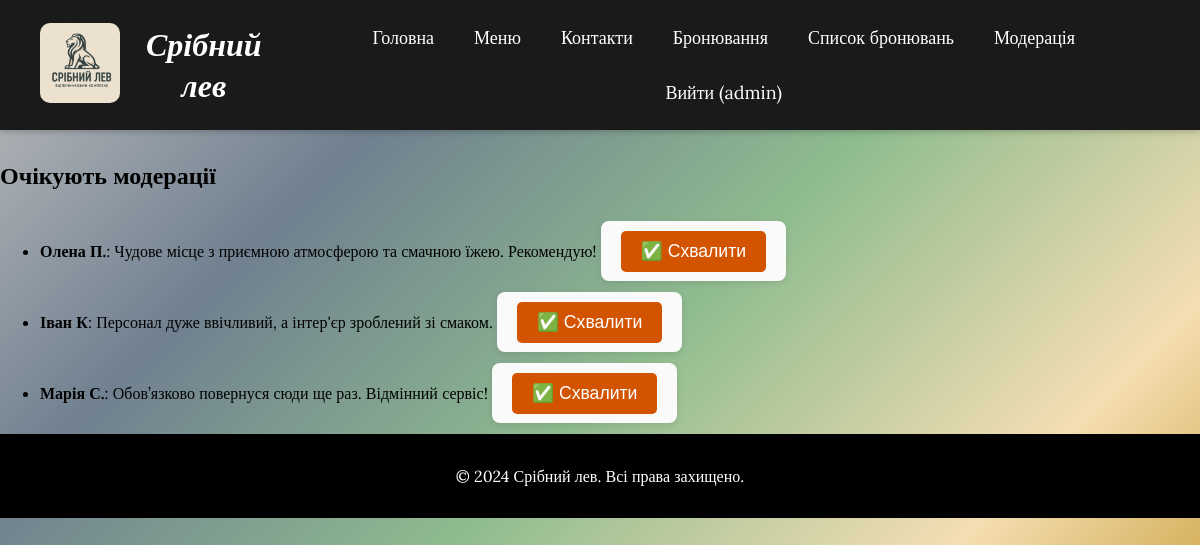
The app's page /moderate_reviews (signed in), older data.
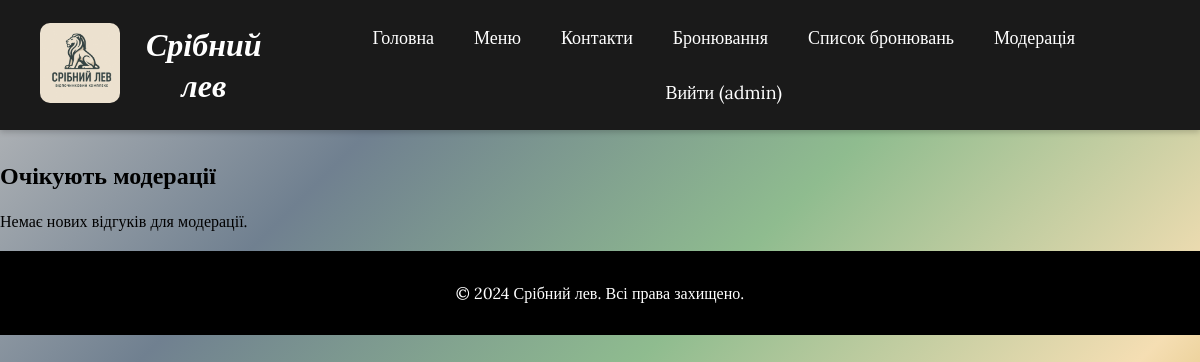
The same page, newer data.
### tables this page shows
CREATE TABLE reviews (
                id INTEGER PRIMARY KEY AUTOINCREMENT,
                name TEXT NOT NULL,
                text TEXT NOT NULL
            , approved INTEGER NOT NULL DEFAULT 0);

### app.py (the view)
@app.route('/moderate_reviews', methods=['GET', 'POST'])
@login_required
def moderate_reviews():
    if not current_user.is_admin:
        flash("Доступ заборонено!", "danger")
        return redirect(url_for('index'))
    conn = sqlite3.connect(DB)
    conn.row_factory = sqlite3.Row
    c = conn.cursor()
    if request.method == 'POST':
        review_id = request.form['review_id']
        c.execute("UPDATE reviews SET approved = 1 WHERE id = ?", (review_id,))
        conn.commit()
        flash("Відгук схвалено.", "success")
    c.execute("SELECT id, name, text FROM reviews WHERE approved = 0")
    reviews = c.fetchall()
    conn.close()
    return render_template("moderate_reviews.html", reviews=reviews)

### app.py (called while the page is built)
def get_user_by_id(user_id):
    conn = sqlite3.connect(DB)
    c = conn.cursor()
    c.execute("SELECT id, username, is_admin FROM users WHERE id = ?", (user_id,))
    row = c.fetchone()
    conn.close()
    if row:
        return User(row[0], row[1], bool(row[2]))
    return None

@login_manager.user_loader
def load_user(user_id):
    return get_user_by_id(user_id)

### templates/moderate_reviews.html (shortened to what this page needs)
{% extends "base.html" %}
{% block content %}
<h2>Очікують модерації</h2>
{% if reviews %}
  <ul>
    {% for review in reviews %}
      <li style="margin-bottom: 10px;">
        <strong>{{ review.name }}</strong>: {{ review.text }}
        <form method="post" style="display:inline;">
          <button type="submit">✅ Схвалити</button>
        </form>
      </li>
    {% endfor %}
  </ul>
{% else %}
  <p>Немає нових відгуків для модерації.</p>
{% endif %}
{% endblock %}

Row changes from the older to the newer data that the page shows:
removed reviews: name "Олена П.", text "Чудове місце з приємною атмосферою та смачною їжею. Рекомендую!"
removed reviews: name "Іван К", text "Персонал дуже ввічливий, а інтер'єр зроблений зі смаком."
removed reviews: name "Марія С.", text "Обов’язково повернуся сюди ще раз. Відмінний сервіс!"
Text that changed along with them:
text now shown: "Немає нових відгуків для модерації."
